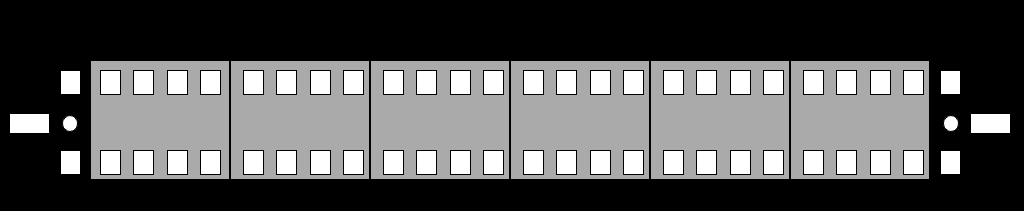
<?xml version="1.0" encoding="UTF-8"?>
<ui version="4.0">
 <class>VehicleRunStatePage</class>
 <widget class="QWidget" name="VehicleRunStatePage">
  <property name="geometry">
   <rect>
    <x>0</x>
    <y>0</y>
    <width>1024</width>
    <height>211</height>
   </rect>
  </property>
  <property name="windowTitle">
   <string>Form</string>
  </property>
  <property name="styleSheet">
   <string notr="true">QWidget
{
	background-color: black;
}
QLabel
{

font:24px,&quot;微软雅黑&quot;;
border:1px solid black;
}</string>
  </property>
  <widget class="QLabel" name="LBLMP1">
   <property name="geometry">
    <rect>
     <x>230</x>
     <y>60</y>
     <width>140</width>
     <height>120</height>
    </rect>
   </property>
   <property name="styleSheet">
    <string notr="true">background-color:rgb(170,170,170);</string>
   </property>
   <property name="text">
    <string/>
   </property>
  </widget>
  <widget class="QLabel" name="LBLMP2">
   <property name="geometry">
    <rect>
     <x>650</x>
     <y>60</y>
     <width>140</width>
     <height>120</height>
    </rect>
   </property>
   <property name="styleSheet">
    <string notr="true">background-color:rgb(170,170,170);</string>
   </property>
   <property name="text">
    <string/>
   </property>
  </widget>
  <widget class="QLabel" name="LBLTC1">
   <property name="geometry">
    <rect>
     <x>90</x>
     <y>60</y>
     <width>140</width>
     <height>120</height>
    </rect>
   </property>
   <property name="styleSheet">
    <string notr="true">background-color:rgb(170,170,170);</string>
   </property>
   <property name="text">
    <string/>
   </property>
  </widget>
  <widget class="QLabel" name="LBLM2">
   <property name="geometry">
    <rect>
     <x>510</x>
     <y>60</y>
     <width>140</width>
     <height>120</height>
    </rect>
   </property>
   <property name="styleSheet">
    <string notr="true">background-color:rgb(170,170,170);</string>
   </property>
   <property name="text">
    <string/>
   </property>
  </widget>
  <widget class="QLabel" name="LBLTC2">
   <property name="geometry">
    <rect>
     <x>790</x>
     <y>60</y>
     <width>140</width>
     <height>120</height>
    </rect>
   </property>
   <property name="styleSheet">
    <string notr="true">background-color:rgb(170,170,170);</string>
   </property>
   <property name="text">
    <string/>
   </property>
  </widget>
  <widget class="QLabel" name="LBLM1">
   <property name="geometry">
    <rect>
     <x>370</x>
     <y>60</y>
     <width>140</width>
     <height>120</height>
    </rect>
   </property>
   <property name="styleSheet">
    <string notr="true">background-color:rgb(170,170,170);</string>
   </property>
   <property name="text">
    <string/>
   </property>
  </widget>
  <widget class="QLabel" name="label">
   <property name="geometry">
    <rect>
     <x>100</x>
     <y>70</y>
     <width>21</width>
     <height>25</height>
    </rect>
   </property>
   <property name="styleSheet">
    <string notr="true">background-color: rgb(255, 255, 255);</string>
   </property>
   <property name="text">
    <string/>
   </property>
  </widget>
  <widget class="QLabel" name="label_2">
   <property name="geometry">
    <rect>
     <x>133</x>
     <y>70</y>
     <width>21</width>
     <height>25</height>
    </rect>
   </property>
   <property name="styleSheet">
    <string notr="true">background-color: rgb(255, 255, 255);</string>
   </property>
   <property name="text">
    <string/>
   </property>
  </widget>
  <widget class="QLabel" name="label_3">
   <property name="geometry">
    <rect>
     <x>167</x>
     <y>70</y>
     <width>21</width>
     <height>25</height>
    </rect>
   </property>
   <property name="styleSheet">
    <string notr="true">background-color: rgb(255, 255, 255);</string>
   </property>
   <property name="text">
    <string/>
   </property>
  </widget>
  <widget class="QLabel" name="label_4">
   <property name="geometry">
    <rect>
     <x>200</x>
     <y>70</y>
     <width>21</width>
     <height>25</height>
    </rect>
   </property>
   <property name="styleSheet">
    <string notr="true">background-color: rgb(255, 255, 255);</string>
   </property>
   <property name="text">
    <string/>
   </property>
  </widget>
  <widget class="QLabel" name="label_5">
   <property name="geometry">
    <rect>
     <x>200</x>
     <y>150</y>
     <width>21</width>
     <height>25</height>
    </rect>
   </property>
   <property name="styleSheet">
    <string notr="true">background-color: rgb(255, 255, 255);</string>
   </property>
   <property name="text">
    <string/>
   </property>
  </widget>
  <widget class="QLabel" name="label_6">
   <property name="geometry">
    <rect>
     <x>100</x>
     <y>150</y>
     <width>21</width>
     <height>25</height>
    </rect>
   </property>
   <property name="styleSheet">
    <string notr="true">background-color: rgb(255, 255, 255);</string>
   </property>
   <property name="text">
    <string/>
   </property>
  </widget>
  <widget class="QLabel" name="label_7">
   <property name="geometry">
    <rect>
     <x>133</x>
     <y>150</y>
     <width>21</width>
     <height>25</height>
    </rect>
   </property>
   <property name="styleSheet">
    <string notr="true">background-color: rgb(255, 255, 255);</string>
   </property>
   <property name="text">
    <string/>
   </property>
  </widget>
  <widget class="QLabel" name="label_8">
   <property name="geometry">
    <rect>
     <x>167</x>
     <y>150</y>
     <width>21</width>
     <height>25</height>
    </rect>
   </property>
   <property name="styleSheet">
    <string notr="true">background-color: rgb(255, 255, 255);</string>
   </property>
   <property name="text">
    <string/>
   </property>
  </widget>
  <widget class="QLabel" name="label_9">
   <property name="geometry">
    <rect>
     <x>343</x>
     <y>70</y>
     <width>21</width>
     <height>25</height>
    </rect>
   </property>
   <property name="styleSheet">
    <string notr="true">background-color: rgb(255, 255, 255);</string>
   </property>
   <property name="text">
    <string/>
   </property>
  </widget>
  <widget class="QLabel" name="label_10">
   <property name="geometry">
    <rect>
     <x>243</x>
     <y>70</y>
     <width>21</width>
     <height>25</height>
    </rect>
   </property>
   <property name="styleSheet">
    <string notr="true">background-color: rgb(255, 255, 255);</string>
   </property>
   <property name="text">
    <string/>
   </property>
  </widget>
  <widget class="QLabel" name="label_11">
   <property name="geometry">
    <rect>
     <x>276</x>
     <y>70</y>
     <width>21</width>
     <height>25</height>
    </rect>
   </property>
   <property name="styleSheet">
    <string notr="true">background-color: rgb(255, 255, 255);</string>
   </property>
   <property name="text">
    <string/>
   </property>
  </widget>
  <widget class="QLabel" name="label_12">
   <property name="geometry">
    <rect>
     <x>310</x>
     <y>70</y>
     <width>21</width>
     <height>25</height>
    </rect>
   </property>
   <property name="styleSheet">
    <string notr="true">background-color: rgb(255, 255, 255);</string>
   </property>
   <property name="text">
    <string/>
   </property>
  </widget>
  <widget class="QLabel" name="label_13">
   <property name="geometry">
    <rect>
     <x>483</x>
     <y>70</y>
     <width>21</width>
     <height>25</height>
    </rect>
   </property>
   <property name="styleSheet">
    <string notr="true">background-color: rgb(255, 255, 255);</string>
   </property>
   <property name="text">
    <string/>
   </property>
  </widget>
  <widget class="QLabel" name="label_14">
   <property name="geometry">
    <rect>
     <x>383</x>
     <y>70</y>
     <width>21</width>
     <height>25</height>
    </rect>
   </property>
   <property name="styleSheet">
    <string notr="true">background-color: rgb(255, 255, 255);</string>
   </property>
   <property name="text">
    <string/>
   </property>
  </widget>
  <widget class="QLabel" name="label_15">
   <property name="geometry">
    <rect>
     <x>416</x>
     <y>70</y>
     <width>21</width>
     <height>25</height>
    </rect>
   </property>
   <property name="styleSheet">
    <string notr="true">background-color: rgb(255, 255, 255);</string>
   </property>
   <property name="text">
    <string/>
   </property>
  </widget>
  <widget class="QLabel" name="label_16">
   <property name="geometry">
    <rect>
     <x>450</x>
     <y>70</y>
     <width>21</width>
     <height>25</height>
    </rect>
   </property>
   <property name="styleSheet">
    <string notr="true">background-color: rgb(255, 255, 255);</string>
   </property>
   <property name="text">
    <string/>
   </property>
  </widget>
  <widget class="QLabel" name="label_17">
   <property name="geometry">
    <rect>
     <x>343</x>
     <y>150</y>
     <width>21</width>
     <height>25</height>
    </rect>
   </property>
   <property name="styleSheet">
    <string notr="true">background-color: rgb(255, 255, 255);</string>
   </property>
   <property name="text">
    <string/>
   </property>
  </widget>
  <widget class="QLabel" name="label_18">
   <property name="geometry">
    <rect>
     <x>243</x>
     <y>150</y>
     <width>21</width>
     <height>25</height>
    </rect>
   </property>
   <property name="styleSheet">
    <string notr="true">background-color: rgb(255, 255, 255);</string>
   </property>
   <property name="text">
    <string/>
   </property>
  </widget>
  <widget class="QLabel" name="label_19">
   <property name="geometry">
    <rect>
     <x>276</x>
     <y>150</y>
     <width>21</width>
     <height>25</height>
    </rect>
   </property>
   <property name="styleSheet">
    <string notr="true">background-color: rgb(255, 255, 255);</string>
   </property>
   <property name="text">
    <string/>
   </property>
  </widget>
  <widget class="QLabel" name="label_20">
   <property name="geometry">
    <rect>
     <x>310</x>
     <y>150</y>
     <width>21</width>
     <height>25</height>
    </rect>
   </property>
   <property name="styleSheet">
    <string notr="true">background-color: rgb(255, 255, 255);</string>
   </property>
   <property name="text">
    <string/>
   </property>
  </widget>
  <widget class="QLabel" name="label_21">
   <property name="geometry">
    <rect>
     <x>483</x>
     <y>150</y>
     <width>21</width>
     <height>25</height>
    </rect>
   </property>
   <property name="styleSheet">
    <string notr="true">background-color: rgb(255, 255, 255);</string>
   </property>
   <property name="text">
    <string/>
   </property>
  </widget>
  <widget class="QLabel" name="label_22">
   <property name="geometry">
    <rect>
     <x>383</x>
     <y>150</y>
     <width>21</width>
     <height>25</height>
    </rect>
   </property>
   <property name="styleSheet">
    <string notr="true">background-color: rgb(255, 255, 255);</string>
   </property>
   <property name="text">
    <string/>
   </property>
  </widget>
  <widget class="QLabel" name="label_23">
   <property name="geometry">
    <rect>
     <x>416</x>
     <y>150</y>
     <width>21</width>
     <height>25</height>
    </rect>
   </property>
   <property name="styleSheet">
    <string notr="true">background-color: rgb(255, 255, 255);</string>
   </property>
   <property name="text">
    <string/>
   </property>
  </widget>
  <widget class="QLabel" name="label_24">
   <property name="geometry">
    <rect>
     <x>450</x>
     <y>150</y>
     <width>21</width>
     <height>25</height>
    </rect>
   </property>
   <property name="styleSheet">
    <string notr="true">background-color: rgb(255, 255, 255);</string>
   </property>
   <property name="text">
    <string/>
   </property>
  </widget>
  <widget class="QLabel" name="label_25">
   <property name="geometry">
    <rect>
     <x>623</x>
     <y>70</y>
     <width>21</width>
     <height>25</height>
    </rect>
   </property>
   <property name="styleSheet">
    <string notr="true">background-color: rgb(255, 255, 255);</string>
   </property>
   <property name="text">
    <string/>
   </property>
  </widget>
  <widget class="QLabel" name="label_26">
   <property name="geometry">
    <rect>
     <x>523</x>
     <y>70</y>
     <width>21</width>
     <height>25</height>
    </rect>
   </property>
   <property name="styleSheet">
    <string notr="true">background-color: rgb(255, 255, 255);</string>
   </property>
   <property name="text">
    <string/>
   </property>
  </widget>
  <widget class="QLabel" name="label_27">
   <property name="geometry">
    <rect>
     <x>556</x>
     <y>70</y>
     <width>21</width>
     <height>25</height>
    </rect>
   </property>
   <property name="styleSheet">
    <string notr="true">background-color: rgb(255, 255, 255);</string>
   </property>
   <property name="text">
    <string/>
   </property>
  </widget>
  <widget class="QLabel" name="label_28">
   <property name="geometry">
    <rect>
     <x>590</x>
     <y>70</y>
     <width>21</width>
     <height>25</height>
    </rect>
   </property>
   <property name="styleSheet">
    <string notr="true">background-color: rgb(255, 255, 255);</string>
   </property>
   <property name="text">
    <string/>
   </property>
  </widget>
  <widget class="QLabel" name="label_29">
   <property name="geometry">
    <rect>
     <x>623</x>
     <y>150</y>
     <width>21</width>
     <height>25</height>
    </rect>
   </property>
   <property name="styleSheet">
    <string notr="true">background-color: rgb(255, 255, 255);</string>
   </property>
   <property name="text">
    <string/>
   </property>
  </widget>
  <widget class="QLabel" name="label_30">
   <property name="geometry">
    <rect>
     <x>523</x>
     <y>150</y>
     <width>21</width>
     <height>25</height>
    </rect>
   </property>
   <property name="styleSheet">
    <string notr="true">background-color: rgb(255, 255, 255);</string>
   </property>
   <property name="text">
    <string/>
   </property>
  </widget>
  <widget class="QLabel" name="label_31">
   <property name="geometry">
    <rect>
     <x>556</x>
     <y>150</y>
     <width>21</width>
     <height>25</height>
    </rect>
   </property>
   <property name="styleSheet">
    <string notr="true">background-color: rgb(255, 255, 255);</string>
   </property>
   <property name="text">
    <string/>
   </property>
  </widget>
  <widget class="QLabel" name="label_32">
   <property name="geometry">
    <rect>
     <x>590</x>
     <y>150</y>
     <width>21</width>
     <height>25</height>
    </rect>
   </property>
   <property name="styleSheet">
    <string notr="true">background-color: rgb(255, 255, 255);</string>
   </property>
   <property name="text">
    <string/>
   </property>
  </widget>
  <widget class="QLabel" name="label_33">
   <property name="geometry">
    <rect>
     <x>763</x>
     <y>70</y>
     <width>21</width>
     <height>25</height>
    </rect>
   </property>
   <property name="styleSheet">
    <string notr="true">background-color: rgb(255, 255, 255);</string>
   </property>
   <property name="text">
    <string/>
   </property>
  </widget>
  <widget class="QLabel" name="label_34">
   <property name="geometry">
    <rect>
     <x>663</x>
     <y>70</y>
     <width>21</width>
     <height>25</height>
    </rect>
   </property>
   <property name="styleSheet">
    <string notr="true">background-color: rgb(255, 255, 255);</string>
   </property>
   <property name="text">
    <string/>
   </property>
  </widget>
  <widget class="QLabel" name="label_35">
   <property name="geometry">
    <rect>
     <x>696</x>
     <y>70</y>
     <width>21</width>
     <height>25</height>
    </rect>
   </property>
   <property name="styleSheet">
    <string notr="true">background-color: rgb(255, 255, 255);</string>
   </property>
   <property name="text">
    <string/>
   </property>
  </widget>
  <widget class="QLabel" name="label_36">
   <property name="geometry">
    <rect>
     <x>730</x>
     <y>70</y>
     <width>21</width>
     <height>25</height>
    </rect>
   </property>
   <property name="styleSheet">
    <string notr="true">background-color: rgb(255, 255, 255);</string>
   </property>
   <property name="text">
    <string/>
   </property>
  </widget>
  <widget class="QLabel" name="label_37">
   <property name="geometry">
    <rect>
     <x>763</x>
     <y>150</y>
     <width>21</width>
     <height>25</height>
    </rect>
   </property>
   <property name="styleSheet">
    <string notr="true">background-color: rgb(255, 255, 255);</string>
   </property>
   <property name="text">
    <string/>
   </property>
  </widget>
  <widget class="QLabel" name="label_38">
   <property name="geometry">
    <rect>
     <x>663</x>
     <y>150</y>
     <width>21</width>
     <height>25</height>
    </rect>
   </property>
   <property name="styleSheet">
    <string notr="true">background-color: rgb(255, 255, 255);</string>
   </property>
   <property name="text">
    <string/>
   </property>
  </widget>
  <widget class="QLabel" name="label_39">
   <property name="geometry">
    <rect>
     <x>696</x>
     <y>150</y>
     <width>21</width>
     <height>25</height>
    </rect>
   </property>
   <property name="styleSheet">
    <string notr="true">background-color: rgb(255, 255, 255);</string>
   </property>
   <property name="text">
    <string/>
   </property>
  </widget>
  <widget class="QLabel" name="label_40">
   <property name="geometry">
    <rect>
     <x>730</x>
     <y>150</y>
     <width>21</width>
     <height>25</height>
    </rect>
   </property>
   <property name="styleSheet">
    <string notr="true">background-color: rgb(255, 255, 255);</string>
   </property>
   <property name="text">
    <string/>
   </property>
  </widget>
  <widget class="QLabel" name="label_41">
   <property name="geometry">
    <rect>
     <x>903</x>
     <y>70</y>
     <width>21</width>
     <height>25</height>
    </rect>
   </property>
   <property name="styleSheet">
    <string notr="true">background-color: rgb(255, 255, 255);</string>
   </property>
   <property name="text">
    <string/>
   </property>
  </widget>
  <widget class="QLabel" name="label_42">
   <property name="geometry">
    <rect>
     <x>803</x>
     <y>70</y>
     <width>21</width>
     <height>25</height>
    </rect>
   </property>
   <property name="styleSheet">
    <string notr="true">background-color: rgb(255, 255, 255);</string>
   </property>
   <property name="text">
    <string/>
   </property>
  </widget>
  <widget class="QLabel" name="label_43">
   <property name="geometry">
    <rect>
     <x>836</x>
     <y>70</y>
     <width>21</width>
     <height>25</height>
    </rect>
   </property>
   <property name="styleSheet">
    <string notr="true">background-color: rgb(255, 255, 255);</string>
   </property>
   <property name="text">
    <string/>
   </property>
  </widget>
  <widget class="QLabel" name="label_44">
   <property name="geometry">
    <rect>
     <x>870</x>
     <y>70</y>
     <width>21</width>
     <height>25</height>
    </rect>
   </property>
   <property name="styleSheet">
    <string notr="true">background-color: rgb(255, 255, 255);</string>
   </property>
   <property name="text">
    <string/>
   </property>
  </widget>
  <widget class="QLabel" name="label_45">
   <property name="geometry">
    <rect>
     <x>903</x>
     <y>150</y>
     <width>21</width>
     <height>25</height>
    </rect>
   </property>
   <property name="styleSheet">
    <string notr="true">background-color: rgb(255, 255, 255);</string>
   </property>
   <property name="text">
    <string/>
   </property>
  </widget>
  <widget class="QLabel" name="label_46">
   <property name="geometry">
    <rect>
     <x>803</x>
     <y>150</y>
     <width>21</width>
     <height>25</height>
    </rect>
   </property>
   <property name="styleSheet">
    <string notr="true">background-color: rgb(255, 255, 255);</string>
   </property>
   <property name="text">
    <string/>
   </property>
  </widget>
  <widget class="QLabel" name="label_47">
   <property name="geometry">
    <rect>
     <x>836</x>
     <y>150</y>
     <width>21</width>
     <height>25</height>
    </rect>
   </property>
   <property name="styleSheet">
    <string notr="true">background-color: rgb(255, 255, 255);</string>
   </property>
   <property name="text">
    <string/>
   </property>
  </widget>
  <widget class="QLabel" name="label_48">
   <property name="geometry">
    <rect>
     <x>870</x>
     <y>150</y>
     <width>21</width>
     <height>25</height>
    </rect>
   </property>
   <property name="styleSheet">
    <string notr="true">background-color: rgb(255, 255, 255);</string>
   </property>
   <property name="text">
    <string/>
   </property>
  </widget>
  <widget class="QLabel" name="label_49">
   <property name="geometry">
    <rect>
     <x>60</x>
     <y>70</y>
     <width>21</width>
     <height>25</height>
    </rect>
   </property>
   <property name="styleSheet">
    <string notr="true">background-color: rgb(255, 255, 255);</string>
   </property>
   <property name="text">
    <string/>
   </property>
  </widget>
  <widget class="QLabel" name="label_50">
   <property name="geometry">
    <rect>
     <x>60</x>
     <y>150</y>
     <width>21</width>
     <height>25</height>
    </rect>
   </property>
   <property name="styleSheet">
    <string notr="true">background-color: rgb(255, 255, 255);</string>
   </property>
   <property name="text">
    <string/>
   </property>
  </widget>
  <widget class="QLabel" name="label_51">
   <property name="geometry">
    <rect>
     <x>940</x>
     <y>70</y>
     <width>21</width>
     <height>25</height>
    </rect>
   </property>
   <property name="styleSheet">
    <string notr="true">background-color: rgb(255, 255, 255);</string>
   </property>
   <property name="text">
    <string/>
   </property>
  </widget>
  <widget class="QLabel" name="label_52">
   <property name="geometry">
    <rect>
     <x>940</x>
     <y>150</y>
     <width>21</width>
     <height>25</height>
    </rect>
   </property>
   <property name="styleSheet">
    <string notr="true">background-color: rgb(255, 255, 255);</string>
   </property>
   <property name="text">
    <string/>
   </property>
  </widget>
  <widget class="QLabel" name="lbl_cab1_active">
   <property name="geometry">
    <rect>
     <x>62</x>
     <y>115</y>
     <width>16</width>
     <height>17</height>
    </rect>
   </property>
   <property name="styleSheet">
    <string notr="true">background-color: rgb(255, 255, 255);
border-radius:8px;</string>
   </property>
   <property name="text">
    <string/>
   </property>
  </widget>
  <widget class="QLabel" name="lbl_cab2_active">
   <property name="geometry">
    <rect>
     <x>943</x>
     <y>115</y>
     <width>16</width>
     <height>17</height>
    </rect>
   </property>
   <property name="styleSheet">
    <string notr="true">background-color: rgb(255, 255, 255);
border-radius:8px;</string>
   </property>
   <property name="text">
    <string/>
   </property>
  </widget>
  <widget class="QLabel" name="label_53">
   <property name="geometry">
    <rect>
     <x>9</x>
     <y>113</y>
     <width>41</width>
     <height>21</height>
    </rect>
   </property>
   <property name="styleSheet">
    <string notr="true">background-color: rgb(255, 255, 255);</string>
   </property>
   <property name="text">
    <string/>
   </property>
  </widget>
  <widget class="QLabel" name="label_54">
   <property name="geometry">
    <rect>
     <x>970</x>
     <y>113</y>
     <width>41</width>
     <height>21</height>
    </rect>
   </property>
   <property name="styleSheet">
    <string notr="true">background-color: rgb(255, 255, 255);</string>
   </property>
   <property name="text">
    <string/>
   </property>
  </widget>
  <zorder>LBLMP1</zorder>
  <zorder>LBLMP2</zorder>
  <zorder>LBLTC1</zorder>
  <zorder>LBLM2</zorder>
  <zorder>LBLTC2</zorder>
  <zorder>LBLM1</zorder>
  <zorder>label</zorder>
  <zorder>label_2</zorder>
  <zorder>label_3</zorder>
  <zorder>label_4</zorder>
  <zorder>label_5</zorder>
  <zorder>label_6</zorder>
  <zorder>label_7</zorder>
  <zorder>label_8</zorder>
  <zorder>label_9</zorder>
  <zorder>label_10</zorder>
  <zorder>label_11</zorder>
  <zorder>label_12</zorder>
  <zorder>label_13</zorder>
  <zorder>label_14</zorder>
  <zorder>label_15</zorder>
  <zorder>label_16</zorder>
  <zorder>label_17</zorder>
  <zorder>label_18</zorder>
  <zorder>label_19</zorder>
  <zorder>label_20</zorder>
  <zorder>label_21</zorder>
  <zorder>label_22</zorder>
  <zorder>label_23</zorder>
  <zorder>label_24</zorder>
  <zorder>label_25</zorder>
  <zorder>label_26</zorder>
  <zorder>label_27</zorder>
  <zorder>label_28</zorder>
  <zorder>label_29</zorder>
  <zorder>label_30</zorder>
  <zorder>label_31</zorder>
  <zorder>label_32</zorder>
  <zorder>label_33</zorder>
  <zorder>label_34</zorder>
  <zorder>label_35</zorder>
  <zorder>label_36</zorder>
  <zorder>label_37</zorder>
  <zorder>label_38</zorder>
  <zorder>label_39</zorder>
  <zorder>label_40</zorder>
  <zorder>label_41</zorder>
  <zorder>label_42</zorder>
  <zorder>label_43</zorder>
  <zorder>label_44</zorder>
  <zorder>label_45</zorder>
  <zorder>label_46</zorder>
  <zorder>label_47</zorder>
  <zorder>label_48</zorder>
  <zorder>label_49</zorder>
  <zorder>label_50</zorder>
  <zorder>label_51</zorder>
  <zorder>label_52</zorder>
  <zorder>label_53</zorder>
  <zorder>label_54</zorder>
  <zorder>lbl_cab1_active</zorder>
  <zorder>lbl_cab2_active</zorder>
 </widget>
 <resources/>
 <connections/>
</ui>
